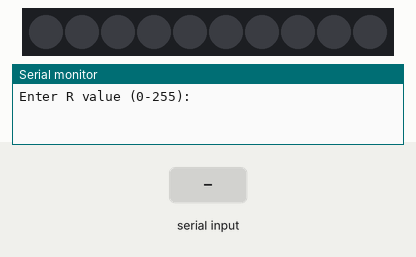
The sketch below on a simulated Arduino Uno, built with avr-gcc and run on an emulated ATmega328P. Shown: 10 RGB LEDs in strip order, left to right, the last lines printed to the serial monitor. The inputs (shaded band) are chosen by the test bench. Dim RGB values are drawn brighter than linear.

Above: at 1.2 s.
1.3 s: "90,45,200\n" received over Serial
At 1.9 s:
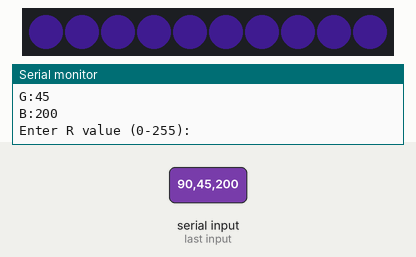
2.8 s: "90,45\n" received over Serial
At 3.6 s:
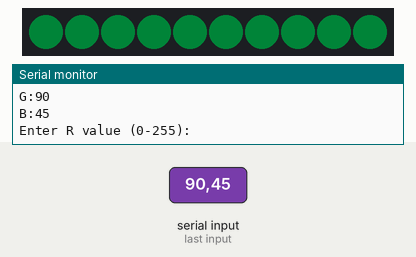
4.3 s: "0\n" received over Serial
At 6.5 s:
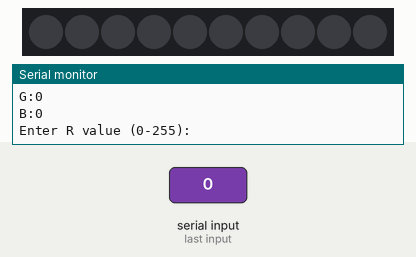
6.8 s: "90,45\n" received over Serial
At 8.6 s:
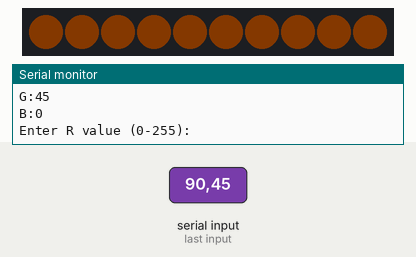
9.3 s: "1,90,45\n" received over Serial
At 10.3 s:
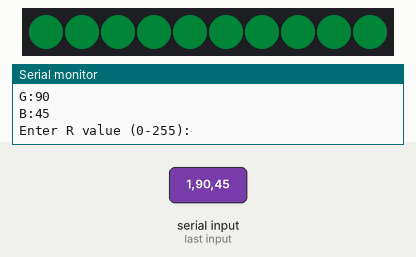
Timing chart, 0 to 11.8 s (numbered marks = the images above; inputs shaded):
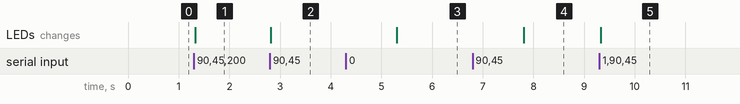

The sketch:

neopixel_colour_tuning.ino
```cpp
/***************************************
Desc: Tool for finding a speifc colour in RGB format.
***************************************/
#include <Adafruit_NeoPixel.h>

// Which pin on the Arduino is connected to the NeoPixels?
#define LED_PIN        6

// How many NeoPixels are attached to the Arduino?
#define LED_COUNT 10

// When setting up the NeoPixel library, we tell it how many pixels,
// and which pin to use to send signals.
Adafruit_NeoPixel pixels(LED_COUNT, LED_PIN, NEO_GRB + NEO_KHZ800);

void setup()
{
  Serial.begin(9600);
  while(!Serial){delay(10);} // Wait until Serial is ready

  pixels.begin(); // INITIALIZE NeoPixel strip object (REQUIRED)
  pixels.show();            // Turn OFF all strip ASAP
  pixels.setBrightness(20); // Set BRIGHTNESS (max = 255)
}

void loop()
{
  Serial.println("Enter R value (0-255): ");
  while (Serial.available() == 0) {}
  int R = Serial.parseInt(SKIP_ALL);

  Serial.println("Enter G value (0-255): ");
  while (Serial.available() == 0) {}
  int G = Serial.parseInt(SKIP_ALL);

  Serial.println("Enter B value (0-255): ");
  while (Serial.available() == 0) {}
  int B = Serial.parseInt(SKIP_ALL);

  Serial.print("\nCurrent colour: ");
  Serial.print("R:"); Serial.println(R);
  Serial.print("G:"); Serial.println(G);
  Serial.print("B:"); Serial.println(B);

  pixels.clear(); // Set all pixel colors to 'off'
  // The first NeoPixel in a strand is #0, second is 1, all the way up
  // to the count of pixels minus one.
  for(int i=0; i<LED_COUNT; i++) {
    // pixels.Color() takes RGB values, from 0,0,0 up to 255,255,255
    pixels.setPixelColor(i, pixels.Color(R, G, B));
    pixels.show();   // Send the updated pixel colors to the hardware.
  }
  // 100 msec delay
  delay(50);
}
```

Measured:
- after the input at 1.3 s, the LEDs: change at once (image 1)
- after the input at 2.8 s, the LEDs: change at once (image 2)
- after the input at 4.3 s, the LEDs: change after 1.0 s (image 3)
- after the input at 6.8 s, the LEDs: change after 1.0 s (image 4)
- after the input at 9.3 s, the LEDs: change at once (image 5)
